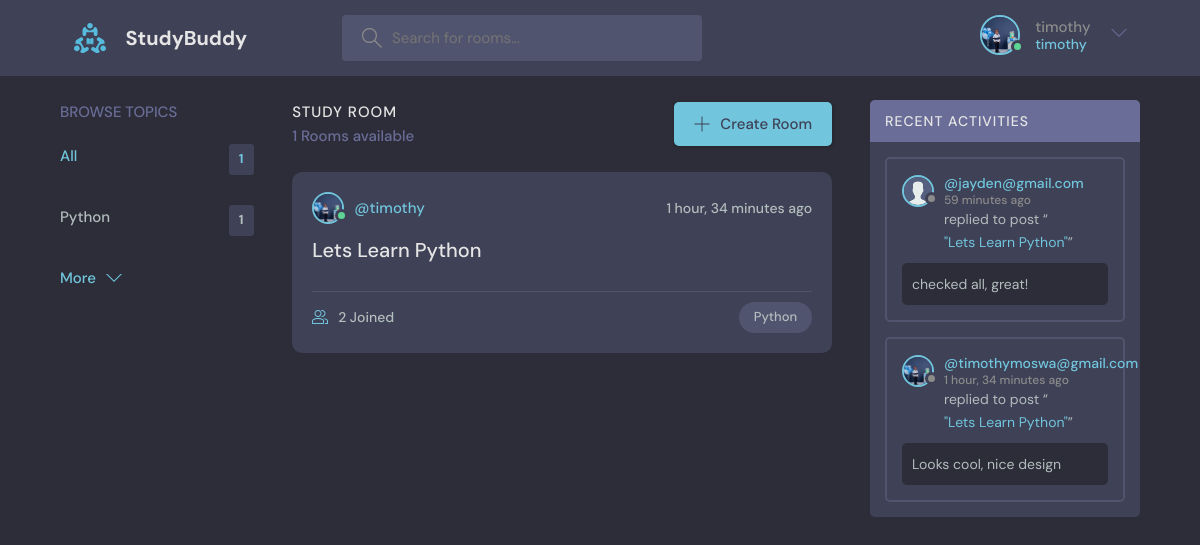
/ (signed in), run on the app's committed database.
### base/models.py (models this page shows, shortened)
class User(AbstractUser):
    name = models.CharField(max_length=200,null=True)
    email= models.EmailField(unique=True)
    bio = models.TextField(null=True)
    avatar = models.ImageField(null=True,default="avatar.svg")
    USERNAME_FIELD = 'email'
    REQUIRED_FIELDS=[]

class Topic(models.Model):
    name = models.CharField(max_length=200)

class Room(models.Model):
    host = models.ForeignKey(User, on_delete=models.SET_NULL, null=True)
    topic = models.ForeignKey(Topic, on_delete=models.SET_NULL, null=True)
    name = models.CharField(max_length=200)
    description = models.TextField(null=True, blank=True)
    partcipants = models.ManyToManyField(User,related_name='participants',blank=True)
    updated_at = models.DateTimeField(auto_now=True)
    created_at = models.DateTimeField(auto_now_add=True)
    class Meta:
        ordering = ['-updated_at', '-created_at']
    def __str__(self):
        return self.name

class Message(models.Model):
    user = models.ForeignKey(User, on_delete=models.CASCADE)
    room = models.ForeignKey(Room, on_delete=models.CASCADE)
    body = models.TextField()
    updated_at = models.DateTimeField(auto_now=True)
    created_at = models.DateTimeField(auto_now_add=True)
    class Meta:
        ordering = ['-updated_at', '-created_at']
    def __str__(self):
        return self.body[0:50]

### base/views.py (the view)
# urls.py: path('', views.home, name='home'),
@login_required(login_url='login')
def home(request):
    q = request.GET.get('q') if request.GET.get('q') != None else ''
    rooms = Room.objects.filter(Q(topic__name__icontains=q) | Q(name__icontains=q) | Q(description__icontains=q))
    topics = Topic.objects.all()[0:5]
    room_count = rooms.count()
    room_messages = Message.objects.filter(Q(room__topic__name__icontains=q))
    context = {'rooms': rooms, 'topics': topics, 'room_count': room_count, 'room_messages': room_messages}
    return render(request, 'base/home.html', context)

### base/templates/base/home.html (shortened to what this page needs)
{% extends 'main.html' %}
{% block content %}
   <main class="layout layout--3">
      <div class="container">
        {% include 'base/topics_component.html' %}
        <div class="roomList">
          <div class="roomList__header">
            <div>
              <h2>Study Room</h2>
              <p>{{room_count}} Rooms available</p>
            </div>
            <a class="btn btn--main" href="{% url 'create-room' %}">
              <svg version="1.1" xmlns="http://www.w3.org/2000/svg" width="32" height="32" viewBox="0 0 32 32">
                <title>add</title>
                <path
                  d="M16.943 0.943h-1.885v14.115h-14.115v1.885h14.115v14.115h1.885v-14.115h14.115v-1.885h-14.115v-14.115z"
                ></path>
              </svg>
              Create Room
            </a>
          </div>
          {% include 'base/feed_component.html' %}
        </div>
        {% include 'base/activity_component.html' %}
      </div>
    </main>
{% endblock content %}

### templates/navbar.html (shortened to what this page needs)
{% load static %}
<header class="header header--loggedIn">
    <div class="container">
        <a href="{% url 'home' %}" class="header__logo">
            <img src="{% static 'img/logo.svg' %}" />
            <h1>StudyBuddy</h1>
        </a>
        <form class="header__search" method="GET" action="{%url 'home' %}">
            <label>
                <input  name="q" placeholder="Search for rooms..." />
            </label>
        </form>
        <nav class="header__menu">
            {% if request.user.is_authenticated %}
            <div class="header__user">
                <a href="{% url 'update-user' %}">
                    <div class="avatar avatar--medium active">
                        <img src="{{request.user.avatar.url}}" />
                    </div>
                    <p>{{request.user.username}} <span>{{request.user.username}}</span></p>
                </a>
                <button class="dropdown-button">
                    <svg version="1.1" xmlns="http://www.w3.org/2000/svg" width="32" height="32" viewBox="0 0 32 32">
                        <title>chevron-down</title>
                        <path d="M16 21l-13-13h-3l16 16 16-16h-3l-13 13z"></path>
                    </svg>
                </button>
            </div>
{% else %}
           <a href="{% url 'login' %}">
              <img src="{% static 'img/avatar.svg' %}" />
              <p>Login</p>
            </a>
{% endif %}
        </nav>
    </div>
</header>

### base/templates/base/topics_component.html
<div class="topics">
    <div class="topics__header">
        <h2>Browse Topics</h2>
    </div>
    <ul class="topics__list">
        <li>
            <a href="{% url 'home' %}" class="active">All <span>{{topics.count}}</span></a>
        </li>
        {%for topic in topics %}
        <li>
            <a href="{% url 'home' %}?q={{topic.name}}">{{topic.name}} <span>{{topic.room_set.all.count}}</span></a>
        </li>
        {%endfor%}
    </ul>
    <a class="btn btn--link" href="{% url 'topics' %}">
        More
        <svg version="1.1" xmlns="http://www.w3.org/2000/svg" width="32" height="32" viewBox="0 0 32 32">
            <title>chevron-down</title>
            <path d="M16 21l-13-13h-3l16 16 16-16h-3l-13 13z"></path>
        </svg>
    </a>
</div>

### base/templates/base/feed_component.html (shortened to what this page needs)
{% for room in rooms %}
<div class="roomListRoom">
    <div class="roomListRoom__header">
        <a href="{% url 'user-profile' room.host.id %}" class="roomListRoom__author">
            <div class="avatar avatar--small active">
                <img src="{{room.host.avatar.url}}" />
            </div>
            <span>@{{room.host.username}}</span>
        </a>
        <div class="roomListRoom__actions">
            <span>{{room.created_at|timesince}} ago</span>
        </div>
    </div>
    <div class="roomListRoom__content">
        <a href="{% url 'room' room.id %}">{{room.name}}</a>
    </div>
    <div class="roomListRoom__meta">
        <a href="{% url 'room' room.id %}" class="roomListRoom__joined">
            {{room.partcipants.all.count}} Joined
        </a>
        <p class="roomListRoom__topic">{{room.topic.name}}</p>
    </div>
</div>
{% endfor %}

### base/templates/base/activity_component.html (shortened to what this page needs)
<div class="activities">
    <div class="activities__header">
        <h2>Recent Activities</h2>
    </div>
    {% for message in room_messages %}
    <div class="activities__box">
        <div class="activities__boxHeader roomListRoom__header">
            <a href="{%url 'user-profile' message.user.id %}" class="roomListRoom__author">
                <div class="avatar avatar--small">
                    <img src="{{message.user.avatar.url}}" />
                </div>
                <p>
                    @{{message.user}}
                    <span>{{message.created_at | timesince}} ago</span>
                </p>
            </a>
        </div>
        <div class="activities__boxContent">
            <p>replied to post “<a href="{% url 'room' message.room.id %}">"{{message.room}}"</a>”</p>
            <div class="activities__boxRoomContent">
                {{message}}
            </div>
        </div>
    </div>
    {% endfor %}

### data on the page
User: user.avatar (picture), user.username "timothy"
Topic: name "Python", room_set.all.count "1"
Room: host.avatar (picture), host.username "timothy", created_at "1 hour, 34 minutes", name "Lets Learn Python", partcipants.all.count "2", topic.name "Python"
Message: user.avatar (placeholder picture), user "jayden@gmail.com", created_at "59 minutes", room "Lets Learn Python", body "checked all, great!"
Message: user.avatar (picture), user "timothymoswa@gmail.com", created_at "1 hour, 34 minutes", room "Lets Learn Python", body "Looks cool, nice design"

### other printed values
{{ topics.count }} "1"
{{ room_count }} "1"
